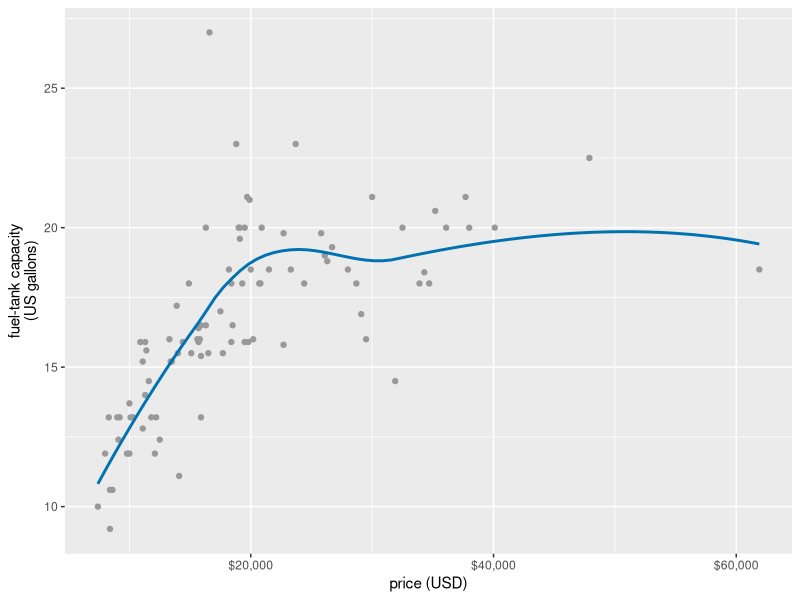
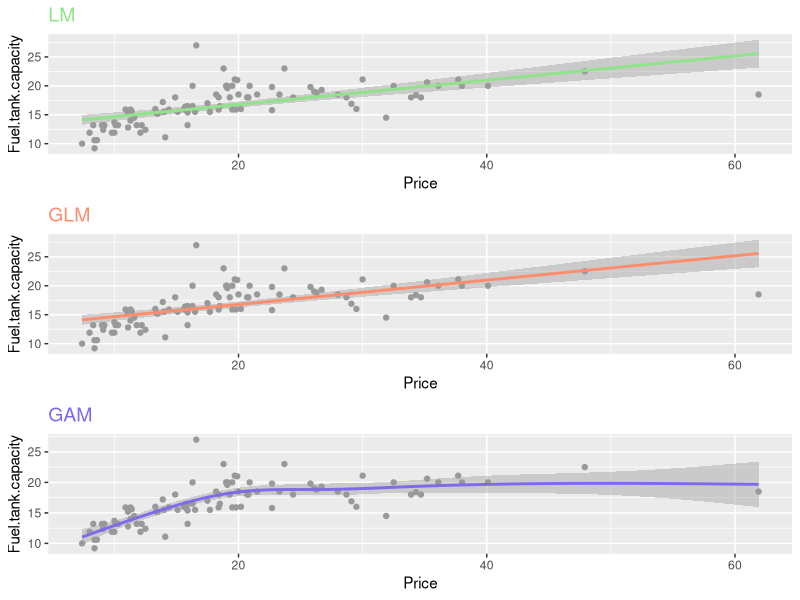

These charts were generated, in order, by the following R code:
library(MASS)
library(ggplot2)
library(gridExtra)
cars93 <- MASS::Cars93
ggplot(cars93, aes(x = Price, y = Fuel.tank.capacity)) +
  geom_point(color = "grey60") +
  geom_smooth(se = FALSE, method = "loess", formula = y ~ x, color = "#0072B2") +
  scale_x_continuous(
    name = "price (USD)",
    breaks = c(20, 40, 60),
    labels = c("$20,000", "$40,000", "$60,000")
  ) +
  scale_y_continuous(name = "fuel-tank capacity\n(US gallons)")

gg_lm <- ggplot(cars93, aes(x = Price, y = Fuel.tank.capacity)) +
  geom_point(color = "grey60") +
  geom_smooth(method = "lm", se = TRUE, aes(color = "LM")) +
  labs(title = "LM") +
  scale_color_manual(values = c("LM" = "#8fe388"), guide = FALSE) +
  theme(plot.title = element_text(size = 14, color = "#8fe388"))

gg_glm <- ggplot(cars93, aes(x = Price, y = Fuel.tank.capacity)) +
  geom_point(color = "grey60") +
  geom_smooth(method = "glm", se = TRUE, aes(color = "GLM")) +
  labs(title = "GLM") +
  scale_color_manual(values = c("GLM" = "#fe8d6d"), guide = FALSE) +
  theme(plot.title = element_text(size = 14, color = "#fe8d6d"))

gg_gam <- ggplot(cars93, aes(x = Price, y = Fuel.tank.capacity)) +
  geom_point(color = "grey60") +
  geom_smooth(method = "gam", se = TRUE, aes(color = "GAM")) +
  labs(title = "GAM") +
  scale_color_manual(values = c("GAM" = "#7c6bea"), guide = FALSE) +
  theme(plot.title = element_text(size = 14, color = "#7c6bea"))

grid.arrange(gg_lm, gg_glm, gg_gam)